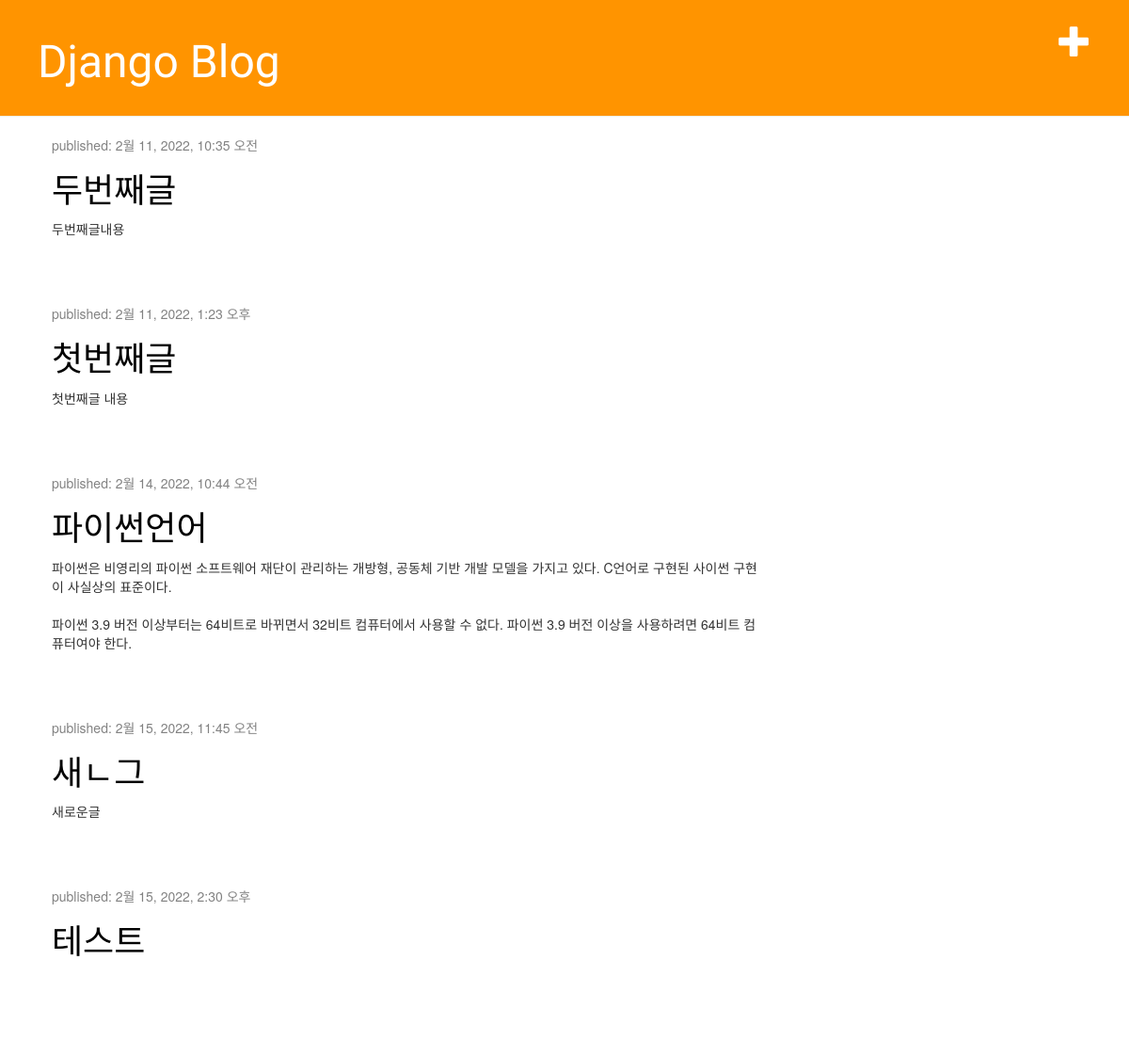
The page /blog/ on the database as committed earlier.
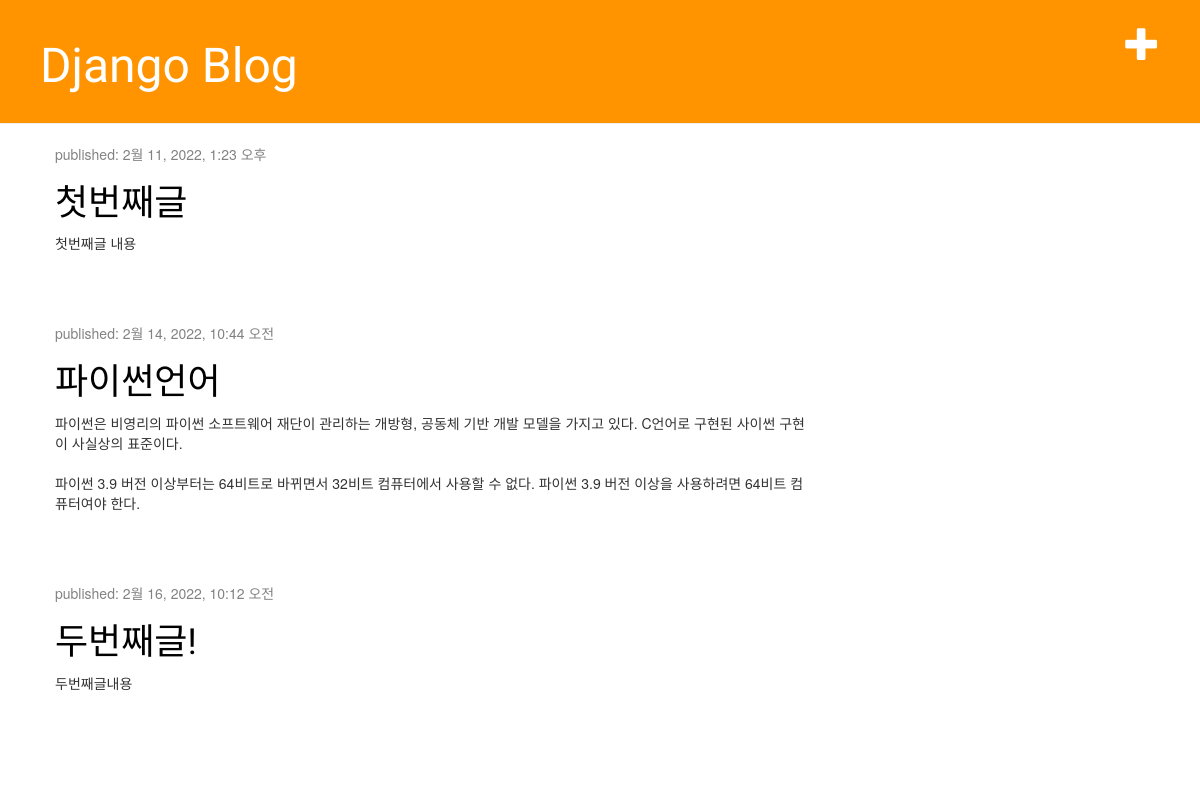
The same page on the database as committed later.
### blog/models.py (models this page shows, shortened)
class Post(models.Model): # 글 클래스 만들기
    author = models.ForeignKey('auth.User',on_delete=models.CASCADE)
    title = models.CharField(max_length=200,validators=[min_length_2_validator])
    text = models.TextField()
    created_date = models.DateTimeField(default=timezone.now)
    published_date = models.DateTimeField(blank=True, null=True)

### blog/views.py (the view)
# urls.py: path('',views.post_list,name = 'post_list_home'), ##views.post_list 함수를 실행한다. name에 들어온 이름으로 요청이와도 views.함수 를 실행한다.
def post_list(request):
    myname = '장고웹프레임워크'
    http_method = request.method ##객체를 받을 변수, request.method = 속성 # get or post
    posts = Post.objects.filter(published_date__lte = timezone.now()).\
        order_by('published_date')
    return render(request,'blog/post_list.html',{'post_list':posts}) ##html에서 for loop에서 쓰이는 post_lisst

### blog/templates/blog/post_list.html
{% extends 'blog/base.html' %}
{% block content %}
    {% for post in post_list %}
        <div class="post">
            <div class="date">
                <p>published: {{ post.published_date }}</p>
            </div>
            <h1><a href="{% url 'post_detail' pk=post.pk%}">{{ post.title }}</a></h1>
            <p>{{ post.text| linebreaksbr }}</p>
        </div>
    {% empty %}
        <p>Blog(글)이 없습니다.</p>
    {% endfor %}
{% endblock %}

### blog/templates/blog/base.html (shortened to what this page needs)
<!DOCTYPE html>
{% load static %}
<html lang="ko">
<head>
    <link rel="stylesheet" href="https://maxcdn.bootstrapcdn.com/bootstrap/3.3.2/css/bootstrap.min.css">
    <link rel="stylesheet" href="https://maxcdn.bootstrapcdn.com/bootstrap/3.3.2/css/bootstrap-theme.min.css">
    <link rel="stylesheet" href="{% static 'css/blog.css' %}">
</head>
<body>
    <div class="page-header">
        <a href="{% url 'post_new' %}" class="top-menu">
        <span class="glyphicon glyphicon-plus"></span></a>
        <h1><a href="{% url 'post_list_home' %}">Django Blog</a></h1>
    </div>
    <div class="content container">
        <div class="row">
            <div class="col-md-8">
                {% block content %}
                {% endblock %}
            </div>
        </div>
    </div>
</body>
</html>

### blog/static/css/blog.css (style rules this page uses)
.page-header { background-color: #ff9400; margin-top: 0; padding: 20px 20px 20px 40px; }
.page-header h1, .page-header h1 a, .page-header h1 a:visited, .page-header h1 a:active { color: #ffffff; font-size: 36pt; text-decoration: none; }
.content { margin-left: 40px; }
h1, h2, h3, h4 { font-family: 'Lobster', cursive; }
.date { color: #828282; }
.top-menu, .top-menu:hover, .top-menu:visited { color: #ffffff; float: right; font-size: 26pt; margin-right: 20px; }
.post { margin-bottom: 70px; }
.post h1 a, .post h1 a:visited { color: #000000; }

Rows that differ between the two databases and show on the page:
removed Post: published_date "2월 15, 2022, 11:45 오전", title "새ㄴ그", text "새로운글"
removed Post: published_date "2월 15, 2022, 2:30 오후", title "테스트"
changed Post "두번째글내용": published_date "2월 11, 2022, 10:35 오전" → "2월 16, 2022, 10:12 오전"; title "두번째글" → "두번째글!"; moves down the list
